Frame 1 (no input): blank canvas, image omitted
Frame 60 (no input): blank canvas, image omitted
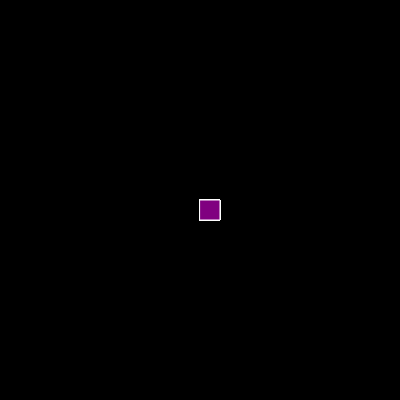
Frame 120 (the mouse pressed at the canvas centre since frame 60)

The p5.js sketch whose frames 1 and 60 were blank and that drew this single picture after the mouse press (run headless with seeded random() and noise() and a simulated clock; from frame 60 on, the mouse is pressed at the canvas centre):

// p5.js sketch
// ── sketch.js
function setup() {
  createCanvas(400,400);
  background("black");
}

function draw() {
  stroke("light purple")
  fill("purple");

if(mouseIsPressed)  {
  rect(mouseX,mouseY,20,20);
}


}

// ── skatch.js
function setup() {
    createCanvas(400,400);
    background("black");
  }
  
  function draw() {
    stroke("light purple")
    fill("purple");
  
  if(mouseIsPressed)  {
    rect(mouseX,mouseY,20,20);
  }
  
  
  }
